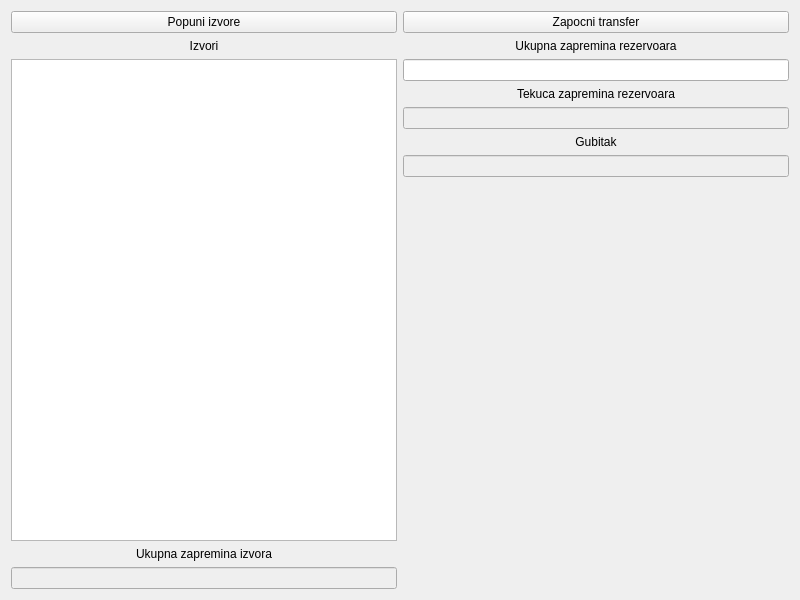
<?xml version="1.0" encoding="UTF-8"?>
<ui version="4.0">
 <class>Widget</class>
 <widget class="QWidget" name="Widget">
  <property name="geometry">
   <rect>
    <x>0</x>
    <y>0</y>
    <width>800</width>
    <height>600</height>
   </rect>
  </property>
  <property name="windowTitle">
   <string>Widget</string>
  </property>
  <layout class="QHBoxLayout" name="horizontalLayout">
   <item>
    <layout class="QVBoxLayout" name="verticalLayout">
     <item>
      <widget class="QPushButton" name="pbFillSources">
       <property name="text">
        <string>Popuni izvore</string>
       </property>
      </widget>
     </item>
     <item>
      <widget class="QLabel" name="label">
       <property name="text">
        <string>Izvori</string>
       </property>
       <property name="alignment">
        <set>Qt::AlignCenter</set>
       </property>
      </widget>
     </item>
     <item>
      <widget class="QListWidget" name="lwSources"/>
     </item>
     <item>
      <widget class="QLabel" name="label_2">
       <property name="text">
        <string>Ukupna zapremina izvora</string>
       </property>
       <property name="alignment">
        <set>Qt::AlignCenter</set>
       </property>
      </widget>
     </item>
     <item>
      <widget class="QLineEdit" name="leTotalSources">
       <property name="enabled">
        <bool>false</bool>
       </property>
      </widget>
     </item>
    </layout>
   </item>
   <item>
    <layout class="QVBoxLayout" name="verticalLayout_3">
     <item>
      <widget class="QPushButton" name="pbStartTransfer">
       <property name="text">
        <string>Zapocni transfer</string>
       </property>
      </widget>
     </item>
     <item>
      <widget class="QLabel" name="label_3">
       <property name="text">
        <string>Ukupna zapremina rezervoara</string>
       </property>
       <property name="alignment">
        <set>Qt::AlignCenter</set>
       </property>
      </widget>
     </item>
     <item>
      <widget class="QLineEdit" name="leTotalTank"/>
     </item>
     <item>
      <widget class="QLabel" name="label_4">
       <property name="text">
        <string>Tekuca zapremina rezervoara</string>
       </property>
       <property name="alignment">
        <set>Qt::AlignCenter</set>
       </property>
      </widget>
     </item>
     <item>
      <widget class="QLineEdit" name="leCurrentTank">
       <property name="enabled">
        <bool>false</bool>
       </property>
      </widget>
     </item>
     <item>
      <widget class="QLabel" name="label_5">
       <property name="text">
        <string>Gubitak</string>
       </property>
       <property name="alignment">
        <set>Qt::AlignCenter</set>
       </property>
      </widget>
     </item>
     <item>
      <widget class="QLineEdit" name="leLoss">
       <property name="enabled">
        <bool>false</bool>
       </property>
      </widget>
     </item>
     <item>
      <spacer name="verticalSpacer">
       <property name="orientation">
        <enum>Qt::Vertical</enum>
       </property>
       <property name="sizeHint" stdset="0">
        <size>
         <width>20</width>
         <height>40</height>
        </size>
       </property>
      </spacer>
     </item>
    </layout>
   </item>
  </layout>
 </widget>
 <resources/>
 <connections/>
</ui>
